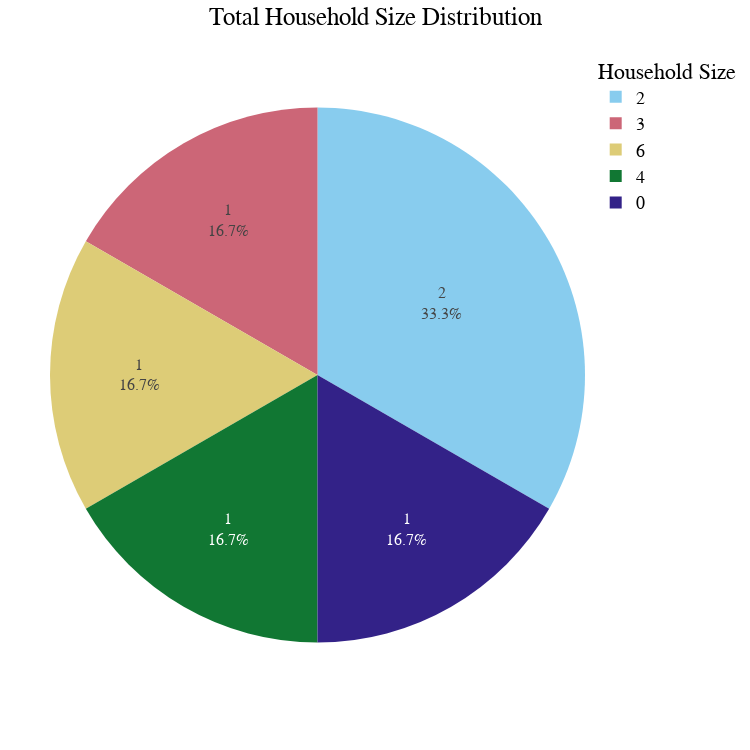

This figure's notebook cell:
### Code cell
# Convert relevant columns to numeric, forcing errors to NaN (non-numeric values will be replaced with NaN)
df['Adults'] = pd.to_numeric(df['8. How many people  / family members live in your household? (for safety related questions) [Adults (18 and older)]'], errors='coerce')
df['Kids'] = pd.to_numeric(df['8. How many people  / family members live in your household? (for safety related questions) [Kids (6-17)]'], errors='coerce')
df['Toddlers'] = pd.to_numeric(df['8. How many people  / family members live in your household? (for safety related questions) [Toddlers (1-5)]'], errors='coerce')
df['Infants'] = pd.to_numeric(df['8. How many people  / family members live in your household? (for safety related questions) [Infants (younger than 1)]'], errors='coerce')

# Replace NaN values with 0 (or handle them differently if needed)
df.fillna(0, inplace=True)

# Calculate the total number of people per household by summing across columns
df['Total Household Size'] = df[['Adults', 'Kids', 'Toddlers', 'Infants']].sum(axis=1)

# Create a pie chart based on the total household size distribution
household_size_counts = df['Total Household Size'].value_counts()

# Create the pie chart
fig = px.pie(
    names=household_size_counts.index, 
    values=household_size_counts.values, 
    title='Total Household Size Distribution',
    color_discrete_sequence=px.colors.qualitative.Safe,  # Using your preferred color palette
    width=750,  
    height=750
)

# Aesthetic improvements based on your preferences
fig.update_layout(
    title_text='Total Household Size Distribution',  
    title_x=0.5,  
    font=dict(
        family="Arial, sans-serif",  
        size=18,  
        color="black"  
    ),
    legend_title_text='Household Size',  
    margin=dict(t=50, b=50, l=50, r=50)  
)

fig.update_traces(
    hoverinfo='label+percent',  
    textinfo='value+percent',   
    textfont_size=16            
)

# Display the plot
fig.show()

total_responses = len(df)
print(f"Total number of responses: {total_responses}")

### Figure 1 — Plotly figure (JSON) as saved in the notebook; plotly's stock layout.template omitted (floating-point values rounded to 4 significant figures)
{"data": [{"domain": {"x": [0, 1], "y": [0, 1]}, "hoverinfo": "label+percent", "hovertemplate": "label=%{label}<br>value=%{value}<extra></extra>", "labels": [2, 3, 6, 4, 0], "legendgroup": "", "name": "", "showlegend": true, "textfont": {"size": 16}, "textinfo": "value+percent", "type": "pie", "values": [2, 1, 1, 1, 1]}], "layout": {"font": {"color": "black", "family": "Arial, sans-serif", "size": 18}, "height": 750, "legend": {"title": {"text": "Household Size"}, "tracegroupgap": 0}, "margin": {"b": 50, "l": 50, "r": 50, "t": 50}, "piecolorway": ["rgb(136, 204, 238)", "rgb(204, 102, 119)", "rgb(221, 204, 119)", "rgb(17, 119, 51)", "rgb(51, 34, 136)", "rgb(170, 68, 153)", "rgb(68, 170, 153)", "rgb(153, 153, 51)", "rgb(136, 34, 85)", "rgb(102, 17, 0)", "rgb(136, 136, 136)"], "title": {"text": "Total Household Size Distribution", "x": 0.5}, "width": 750}}
